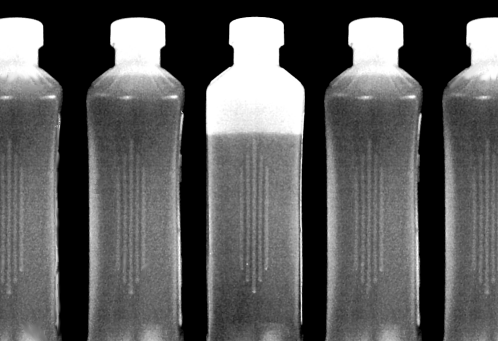
%> input picture Prob2/bottles.tif, 498 x 341 px
$ octave prob2.m   (GNU Octave 9; MATLAB toolbox functions it lacks are replaced by stand-ins)
%> lines starting %> are read from the running program, lines starting %| are printed output that depends on the picture; in (x1, y1, x2, y2) boxes, pixels count from 0 and x2, y2 are one past the last pixel; in counts of white or black regions, pixels touching at a corner belong together; the program's own positions count from 1
I = imread('bottles.tif');
%> I is the input picture: size 341x498 uint8; min 0, max 255, mean 90.4

%% All rectangular bounding box of objects %%
bw = I>40;
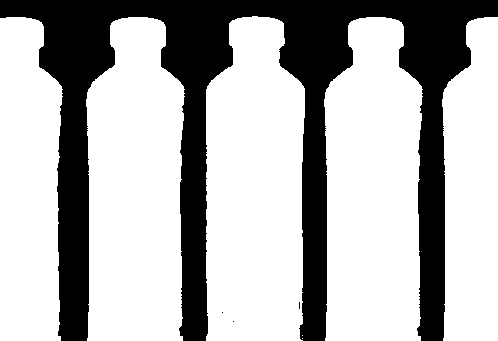
%> bw: size 341x498 logical; 69.5% white; 4 black regions (3 under 20 px)
% find both black and white regions
stats = [regionprops(bw); regionprops(not(bw))];
%> stats = 11 regions; largest, box (x1, y1, x2, y2), Area and Centroid: (0, 0, 498, 341) 51851 [248.9 127], (206, 16, 305, 341) 28532 [255.3 191.1], (86, 17, 185, 341) 27696 [135.9 191], (324, 17, 423, 341) 27695 [373.9 191], (0, 17, 63, 341) 18101 [28.9 186.7]

% show the image and draw the detected rectangles on it
%figure;imshow(I);
%hold on;

k = 1;
for i = 1:numel(stats)
	if stats(i).Area>370 && stats(i).Area<50000 && size(stats(i).Area,1)~=0
		bottles(k).Area = stats(i).Area;bottles(k).BoundingBox = stats(i).BoundingBox; bottles(k).Centroid = stats(i).Centroid;
		bottles(k).image = imcrop(I,[bottles(k).BoundingBox]);
%		rectangle('Position', stats(i).BoundingBox, 'Linewidth', 3, 'EdgeColor', 'r', 'LineStyle', '--');
		k = k+1;
	end
end
%> this loop made 11 passes
%> after the loop, bottles = 5 regions; box (x1, y1, x2, y2), Area and Centroid: (206, 16, 305, 341) 28532 [255.3 191.1], (86, 17, 185, 341) 27696 [135.9 191], (324, 17, 423, 341) 27695 [373.9 191], (0, 17, 63, 341) 18101 [28.9 186.7], (442, 17, 498, 341) 15932 [473 191]


for i = 1:numel(bottles)
	im = bottles(i).image;
	range=(im > 0 & im <= 220);
	im(~range)=0;
	im(range)=1;
	%imshow(im)
	bottle_content = sum(im(range));
	ratio = bottle_content/(size(im,1)*size(im,2));
	%figure;imshow(bottles(i).image)
	if ( ratio > 0.7 )
		%disp('Full!')
		bottles(i).capacity = 'Full';
	else
		%disp('Inadequate!')
		bottles(i).capacity = 'Inadequate';
	end
end
%> this loop made 5 passes
%> (bottle_content, ratio) on passes 1 to 5: (16071, 0.775), (25425, 0.785), (20491, 0.63), (25425, 0.785), (14508, 0.8)
%> pass 1, `im = bottles(i).image;`:
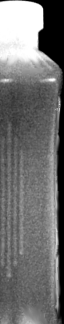
%> im: size 324x64 uint8; min 0, max 255, mean 112.8
%> pass 1, `range=(im > 0 & im <= 220);`:
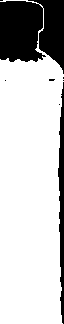
%> range: size 324x64 logical; 77.5% white; 8 black regions (6 under 20 px), largest, box (x1, y1, x2, y2) and area: (0, 0, 64, 74) 3728, (58, 82, 64, 324) 918
%> pass 2, `im = bottles(i).image;`:
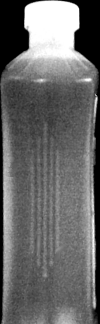
%> im: size 324x100 uint8; min 0, max 255, mean 104.8
%> pass 2, `range=(im > 0 & im <= 220);`:
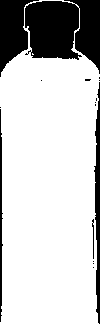
%> range: size 324x100 logical; 78.5% white; 16 black regions (11 under 20 px), largest, box (x1, y1, x2, y2) and area: (25, 0, 100, 74) 4069, (0, 0, 39, 77) 1563, (94, 82, 100, 324) 882, (0, 109, 3, 322) 392, (92, 219, 94, 259) 44
%> after the loop:
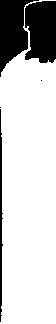
%> im: size 324x56 uint8; values 0 (black) and 1 (white), 80% white; 5 black regions (2 under 20 px), largest, box (x1, y1, x2, y2) and area: (25, 1, 56, 63) 1679, (0, 0, 39, 77) 1563, (0, 109, 3, 322) 392
figure;
for i = 1:numel(bottles)
	subplot(1,5,i)
	imshow(bottles(i).image)
	str = sprintf( '%d:%s',i,bottles(i).capacity);
	title(str)
end
%> this loop made 5 passes
%> str on passes 1 to 5: '1:Full', '2:Full', '3:Inadequate', '4:Full', '5:Full'
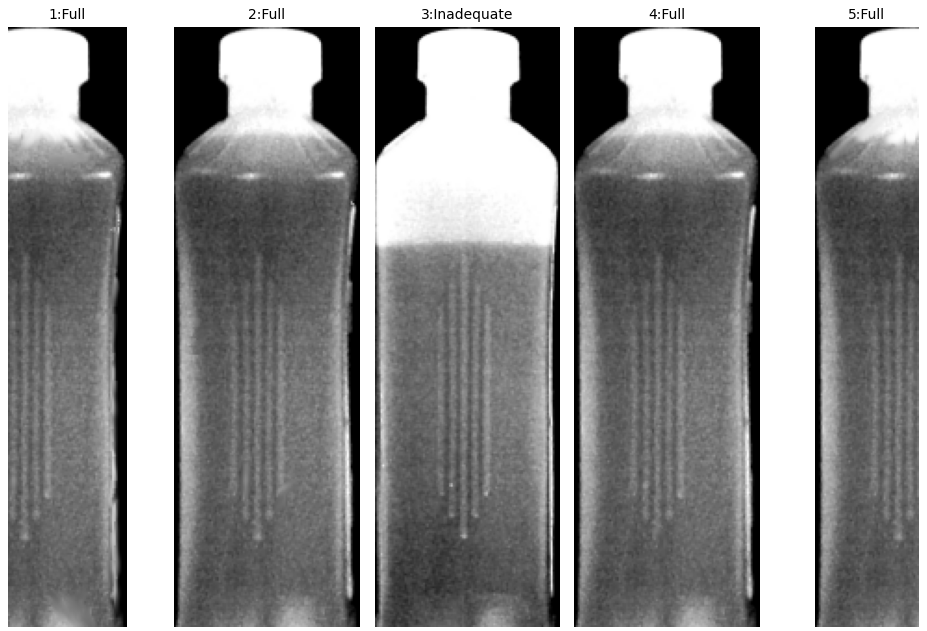
%> figure redrawn from the program's plot data, 5 panels
